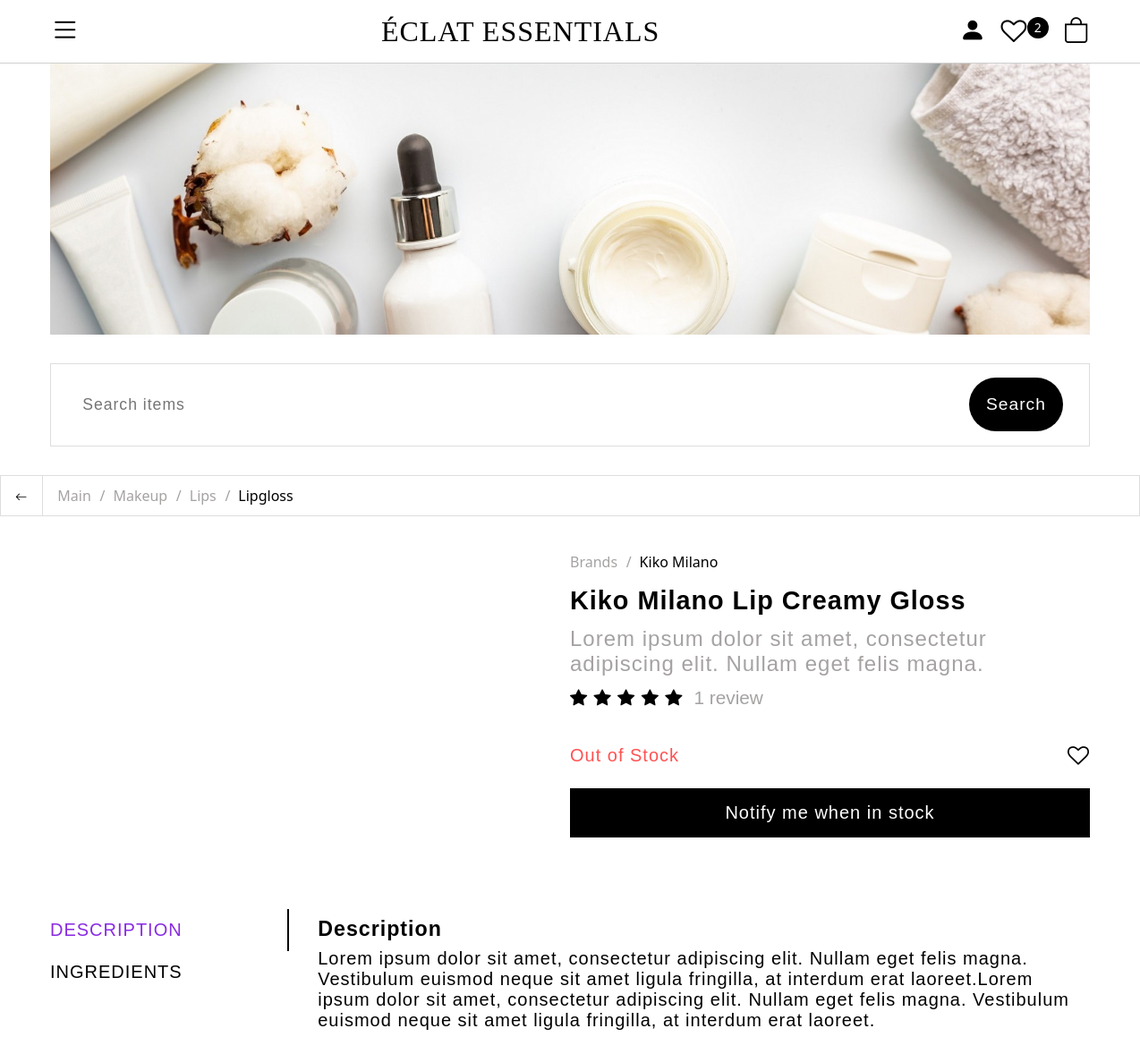
/product/13/kiko-milano-lip-creamy-gloss (signed in, upper part), run on an earlier commit of the app's database.
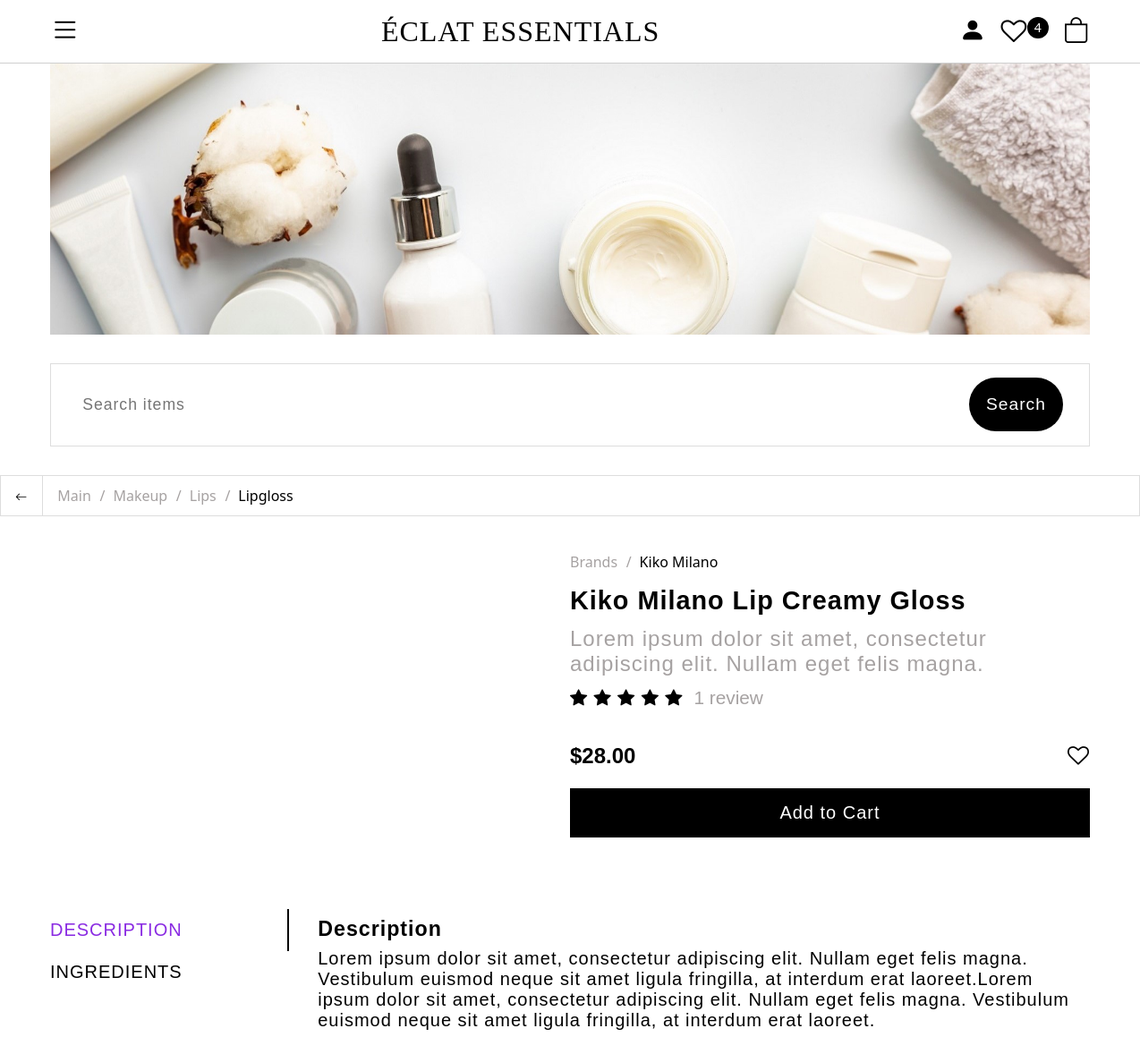
And on a later commit of the database.
### users/models.py (models this page shows, shortened)
class CustomUser(AbstractUser):
    email = models.EmailField(unique=True, max_length=100)
    groups = models.ManyToManyField(
        Group,
        related_name='customuser_set',
        blank=True,
        help_text='The groups this user belongs to. A user will get all permissions granted to each of their groups.',
        verbose_name='groups',
    )
    user_permissions = models.ManyToManyField(
        Permission,
        related_name='customuser_permissions',
        blank=True,
        help_text='Specific permissions for this user.',
        verbose_name='user permissions',
    )
    USERNAME_FIELD = 'email'
    REQUIRED_FIELDS = []

### shop/models.py (models this page shows, shortened)
class WishList(models.Model):
    user = models.OneToOneField(settings.AUTH_USER_MODEL, on_delete=models.CASCADE)
    products = models.ManyToManyField(Product, related_name='wishlist_items', blank=True)
    class Meta:
        verbose_name_plural = 'Wishlist'

class Category(MPTTModel):
    name = models.CharField(max_length=200, db_index=True)
    slug = models.SlugField(max_length=200, db_index=True, unique=True)
    category_image = models.ImageField(upload_to='categories', null=True, blank=True)
    parent = TreeForeignKey('self', on_delete=models.CASCADE, null=True, blank=True, related_name='subcategories')
    class MPTTMeta:
        order_insertion_by = ['name']
    class Meta:
        ordering = ('name',)
        verbose_name = 'Category'
        verbose_name_plural = 'Categories'
    def get_absolute_url(self):
        return reverse('shop:product_list_by_category',
                       args=[self.slug])
    def get_full_breadcrumb_path(self):
        parents = []
        category = self
        while category.parent:
            parents.insert(0, category.parent)
            category = category.parent
        return parents

class Brand(models.Model):
    name = models.CharField(max_length=200, db_index=True)
    slug = models.SlugField(max_length=200, db_index=True, unique=True)
    country = models.CharField(max_length=200)
    class Meta:
        ordering = ('name',)
        verbose_name = 'Brand'
        verbose_name_plural = 'Brands'
    def get_absolute_url(self):
        return reverse('shop:product_list_by_brand',
                    args=[self.slug])

class Product(models.Model):
    category = models.ForeignKey(Category, related_name='category_products', on_delete=models.SET_NULL, null=True)
    brand = models.ForeignKey(Brand, related_name='brand_products', on_delete=models.SET_NULL, null=True)
    brief_description = models.TextField()
    detailed_description = models.TextField()
    usage_instructions = models.TextField(null=True, blank=True)
    suitable_for = models.TextField(null=True, blank=True)
    ingredients = models.TextField()
    name = models.CharField(max_length=200, db_index=True)
    slug = models.SlugField(max_length=200, db_index=True)
    main_image = models.ImageField(upload_to='products')
    second_picture = models.ImageField(upload_to='products', null=True, blank=True)
    third_picture = models.ImageField(upload_to='products', null=True, blank=True)
    forth_picture = models.ImageField(upload_to='products', null=True, blank=True)
    price = models.DecimalField(max_digits=10, decimal_places=2)
    price_new = models.DecimalField(max_digits=10, decimal_places=2, blank=True, null=True)
    stock = models.PositiveIntegerField()
    is_available = models.BooleanField(default=True)
    created_at = models.DateTimeField(auto_now_add=True)
    updated_at = models.DateTimeField(auto_now=True)
    class Meta:
        ordering = ('name',)
        verbose_name = 'Product'
        verbose_name_plural = 'Products'

class ProductReview(MPTTModel):
    user = models.ForeignKey(settings.AUTH_USER_MODEL, on_delete=models.CASCADE)
    product = models.ForeignKey(Product, on_delete=models.SET_NULL, null=True, related_name='reviews')
    text = models.TextField()
    rating = models.PositiveIntegerField(null=True, blank=True)
    created_at = models.DateTimeField(auto_now_add=True)
    parent = TreeForeignKey('self', null=True, blank=True, on_delete=models.CASCADE, related_name='replies')
    class MPTTMeta:
        order_insertion_by = ['-created_at']
    class Meta:
        ordering = ['-created_at']
        verbose_name = 'Review'
        verbose_name_plural = 'Reviews'

### shop/views.py (the view, shortened to what this page needs)
# urls.py: path('product/<int:id>/<slug:slug>', views.ProductDetailsView.as_view(), name='product_details'),
class ProductDetailsView(DetailView):
    model = Product
    template_name = 'shop/product_details.html'
    def get_context_data(self, **kwargs):
        context = super().get_context_data(**kwargs)
        context['categories'] = Category.objects.all()
        context['brands'] = Brand.objects.all()
        context['subscribe_form'] = SubscribeForm()
        context['cart'] = Cart(self.request)
        product = self.get_object()
        category = product.category
        brand = product.brand
        average_rating = product.reviews.aggregate(Avg('rating'))['rating__avg']
        if average_rating is None:
            average_rating = 0
        context['average_rating'] = round(average_rating)
        breadcrumbs = [{'name': 'Main', 'url': reverse('shop:main')}]
        for parent in category.get_full_breadcrumb_path():
            breadcrumbs.append({'name': parent.name, 'url': parent.get_absolute_url()})
        breadcrumbs.append({'name': category.name, 'url': category.get_absolute_url(), 'class': 'active'})
        brand_breadcrumbs = [{'name': 'Brands', 'url': reverse('shop:product_brands')},
                       {'name': brand.name, 'url': brand.get_absolute_url(), 'class': 'active'}]
        brand_products = Product.objects.filter(
            brand=brand,
            is_available=True,
            stock__gt=0
        ).exclude(
            id=product.id
        )
        category_products = Product.objects.filter(
            category=category,
            is_available=True,
            stock__gt=0
        ).exclude(
            id=product.id
        )
        comment_form = ProductReviewForm()
        reviews = ProductReview.objects.filter(
            parent__isnull=True,
            product=product
        ).order_by('-created_at')
        paginator = Paginator(reviews, 4)
        page_number = self.request.GET.get('page')
        page_obj = paginator.get_page(page_number)
        context['breadcrumbs'] = breadcrumbs
        context['brand_breadcrumbs'] = brand_breadcrumbs
        context['brand_products'] = brand_products
        context['category_products'] = category_products
        context['comment_form'] = comment_form
        context['page_obj'] = page_obj
        return context

### templates/shop/product_details.html (shortened to what this page needs)
{% extends "shop/base.html" %}
{% block css_links %}
{% load static %}
<link rel="stylesheet" href="{% static "shop/css/product_details.css" %}">
{% endblock css_links %}
{% block content %}
<div class="breadcrumbs">
    <div class="btn-wrapper">
        <button onclick="history.back()" class="button breadcrumbs-back" style='cursor:pointer'><i class="bi bi-arrow-left"></i></button>
    </div>
    <ul>
        {% for breadcrumb in breadcrumbs %}
        <li>
            <a class="breadcrumb-link {% if breadcrumb.class %}{{breadcrumb.class}}{% endif %}" href="{{breadcrumb.url}}">{{breadcrumb.name}}</a>
        </li>
        {% endfor %}
    </ul>
</div>
<main class="main">
    <div class="product-item-container">
        <div class="product-item">
            <div class="product-imgs">
                <div class="img-select">
                    <div class="img-item">
                    </div>
                    <div class="img-item">
                    </div>
                    <div class="img-item">
                    </div>
                    <div class="img-item">
                    </div>
                </div>
            </div>
            <div class="product-description">
                <div class="brand">
                    <ul>
                        {% for brand_breadcrumb in brand_breadcrumbs %}
                        <li>
                            <a class="breadcrumb-link {% if brand_breadcrumb.class %}{{brand_breadcrumb.class}}{% endif %}" href="{{brand_breadcrumb.url}}">{{brand_breadcrumb.name}}</a>
                        </li>
                        {% endfor %}
                    </ul>
                </div>
                <div class="name-desc-rating">
                    <div class="name-desc">
                        <p class="prod-name">{{product.name}}</p>
                        <p class="prod-desc">{{product.brief_description}}</p>
                    </div>
                    <div class="prod-rating">
                        <div class="stars">
                            <ul class="stars">
                                {% for i in '12345'|make_list %}
                                    {% if forloop.counter <= average_rating %}
                                        <i class="bi bi-star-fill"></i>
                                    {% else %}
                                        <i class="bi bi-star"></i>
                                    {% endif %}
                                {% endfor %}
                            </ul>
                        </div>
                        <p class="total-ratings">{{object.reviews.all|length}} <a href="#comment-section">review{{ object.reviews.all|length|pluralize }}</a></p>
                    </div>
                </div>
                <div class="prod-prices">
                    <div class="prices">
                        {% if product.stock > 0 %}
                            {% if product.price_new %}
                            <p class="price new">${{product.price_new}}</p>
                            <p class="price old">${{product.price}}</p>
                            {% else %}
                            <p class="price">${{product.price}}</p>
                            {% endif %}
                        {% else %}
                            <p class="out-of-stock">Out of Stock</p>
                        {% endif %}
                    </div>
                    <div class="add-to-favourite">
                        {% if user.is_authenticated %}
                            <form method="POST">
                                {% if product in user.wishlist.products.all %}
                                    <button type="submit" name="toggle_wishlist" class="form-btn btn-favorites full-heart" style='cursor: pointer;'><i class="fa fa-heart"></i></button>
                                {% else %}
                                    <button type="submit" name="toggle_wishlist" class="form-btn btn-favorites" style='cursor: pointer;'><i class="fa fa-heart-o"></i></button>
                                {% endif %}
                            </form>
                        {% else %}
                            <form>
                                <p class="form-btn btn-favorites not-signed-in"><i class="fa fa-heart-o"></i></p>
                            </form>
                        {% endif %}
                    </div>
                </div>
                <div class="buy-notify-btn-wrapper">
                    {% if product.stock > 0 %}
                        <form method="POST">
                            <button type='submit' class="notify" name='toggle-cart'>Add to Cart</button>
                        </form>
                    {% else %}
                        <form method="POST">
                            <button type="submit" class='notify' name='notify'>Notify me when in stock</button>
                        </form>
                    {% endif %}
                </div>
            </div>
        </div>
        <div class="product-info">
            <div class="sidebar-menu">
                <p data-rel="1" class="nav-link active">Description</p>
                <p data-rel="2" class="nav-link">Ingredients</p>
            </div>
            <div class="sections">
                <div id="1" class="sub-section active">
                    <div class="product-info-description">
                        <div class="info-desc">
                            <p>Description</p>
                            <p>{{product.detailed_description}}</p>
                        </div>
                    </div>
                </div>
            </div>
        </div>
    </div>
</main>
{% endblock content %}

### templates/shop/base.html (shortened to what this page needs)
<!DOCTYPE html>
<html lang="en">
    <head>
        {% load static %}
        <link rel="stylesheet" href="{% static "shop/css/main.css" %}">
        <link rel="stylesheet" href="https://cdn.jsdelivr.net/npm/bootstrap-icons@1.11.3/font/bootstrap-icons.min.css">
        <link rel="stylesheet" href="https://cdnjs.cloudflare.com/ajax/libs/font-awesome/4.7.0/css/font-awesome.min.css">
        {% block css_links %}
        {% endblock css_links %}
    </head>
    <body>
    <header class="header">
            <div class="nav-container">
                <div class="nav-toggle" aria-label="open navigation">
                    <span class="hamburger"><i class="bi bi-list"></i></span>
                </div>
                <div class="logo"><a href="{% url 'shop:main' %}">Éclat Essentials</a></div>
                <div class="nav-items">
                    {% if user.is_authenticated %}
                        <li class="nav-item person">
                            <a href="{% url "shop:account" %}" class="nav-link"><i class="bi bi-person-fill"></i></a>
                        </li>
                        <li class="nav-item favourites">
                            <a href="{% url "shop:account" %}?show=favourites" class="nav-link position-relative"><i class="fa fa-heart-o"></i></a>
                            {% if user.wishlist.products.all|length > 0 %}
                                <span class='badge'>
                                    {{user.wishlist.products.all|length}}
                                </span>
                            {% endif %}
                        </li>
                        <li class="nav-item cart">
                            {% if cart|length > 0 %}
                                <a href="{% url "cart:cart" %}" class="nav-link position-relative"><i class="bi bi-bag"></i></a>
                            {% else %}
                                <p class='nav-link position-relative'><i class="bi bi-bag"></i></p>
                            {% endif %}
                        </li>
                    {% endif %}
                </div>
            </div>
    </header>
    <img class='main-image' src="{% static "shop/images/skincare.jpg" %}">
    <section>
        <div class="search-container">
            <form action="{% url "shop:shop_search" %}" method="GET" class="form">
                <input type="text" placeholder="Search items" name="query" class="search-input">
                <div class="btn-wrapper">
                    <button type="submit" class="search-button">Search</button>
                </div>
            </form>
        </div>
    </section>
    {% block content %}
    {% endblock content %}
</body>
</html>

What changed in the data, as far as the page shows it:
changed CustomUser: wishlist.products.all|length "2" → "4"
changed Product "Kiko Milano Lip Creamy Gloss": stock 0 → 3 (drawn); price (not shown) → "28.00"
Also different on the page:
text no longer shown: "Out of Stock Notify me when in stock"
text now shown: "$ Add to Cart"
